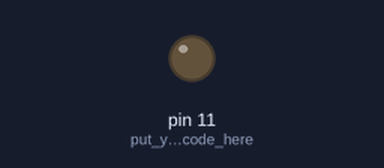
The sketch below on a simulated Arduino Uno, built with avr-gcc and run on an emulated ATmega328P. On the bench: output pins drawn as LEDs (lit = HIGH).

Above: at 0.05 s.
At 2.5 s:
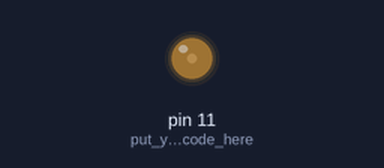
At 5.0 s:
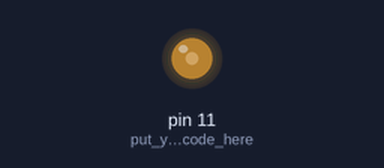
Timing chart, 0 to 6.5 s (numbered marks = the images above):
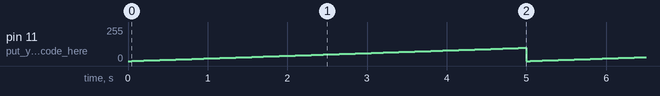

The sketch:

Led_brick_variable_intensity.ino
```cpp
void setup() {
  pinMode(11, OUTPUT);// put your setup code here, to run once:

}

void loop() {
  for (int i=0; i<100; i++) {
        analogWrite (11,i);
      delay(50);  // put your main code here, to run repeatedly:
  }
}
```

Measured:
- by itself, pin 11 (put_your_setup_code_here): ramps from 0/255 to 99/255 and jumps back, once every 5.0 s
